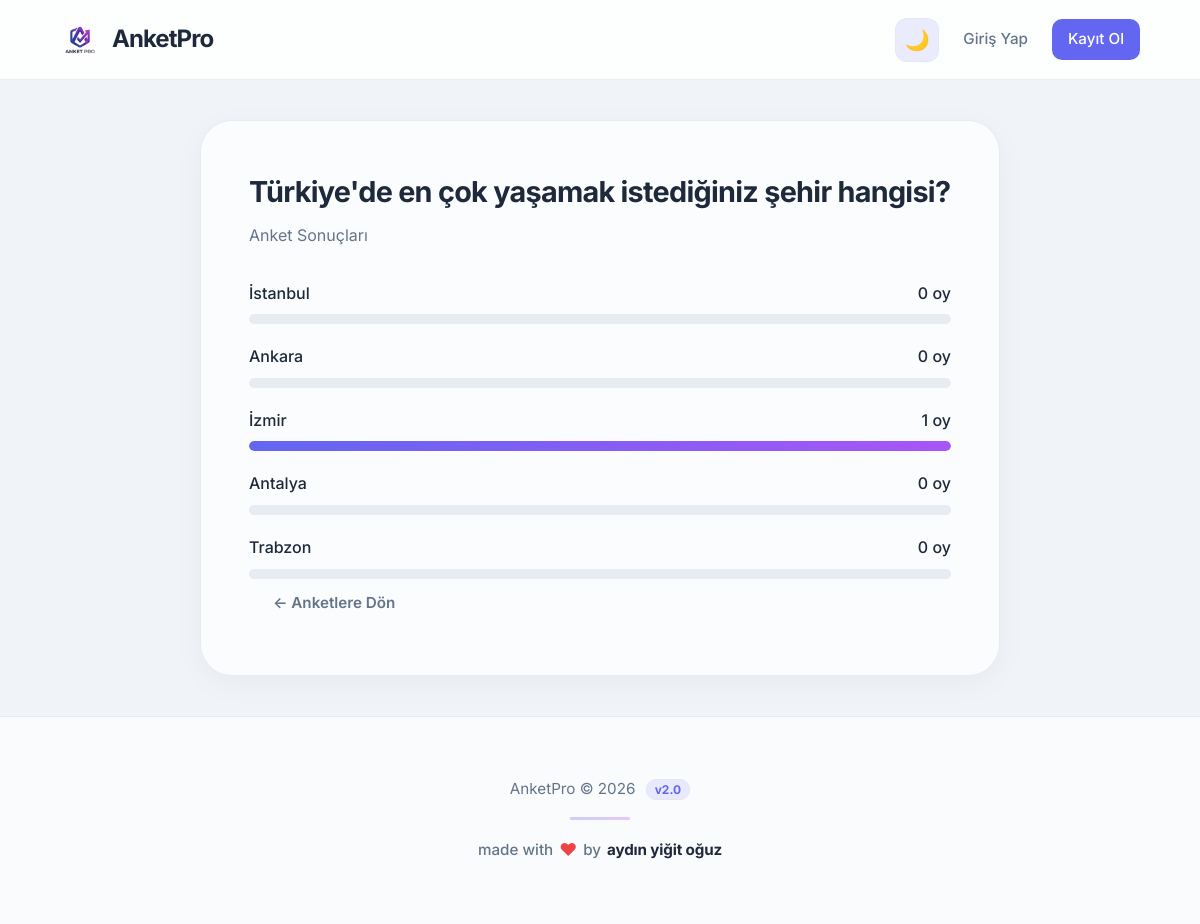
Page /polls/1/results/ on the committed database.
### polls/models.py (models this page shows, shortened)
class Question(models.Model):
    question_text = models.CharField(max_length=200)
    pub_date = models.DateTimeField("date published")

class Choice(models.Model):
    question = models.ForeignKey(Question, on_delete=models.CASCADE)
    choice_text = models.CharField(max_length=200)
    votes = models.IntegerField(default=0)

### polls/views.py (the view)
# urls.py: path("<int:pk>/results/", views.ResultsView.as_view(), name="results"),
class ResultsView(generic.DetailView):
    model = Question
    template_name = "polls/results.html"

### polls/context_processors.py (called while the page is built)
def theme_context(request):
    theme = 'beyaz'
    if request.user.is_authenticated:
        profile = getattr(request.user, 'profile', None)
        if profile:
            theme = profile.theme
    return {'current_theme': theme}

### polls/templatetags/polls_extras.py (called while the page is built)
@register.filter
def vote_percent(votes, question):
    total = sum(c.votes for c in question.choice_set.all())
    if total == 0:
        return 0
    return round((votes / total) * 100)

### polls/templates/polls/results.html (shortened to what this page needs)
{% extends "base.html" %}
{% block content %}
<div class="card card--wide fade-in">
    <h2 class="card__title">{{ question.question_text }}</h2>
    <p class="card__subtitle">Anket Sonuçları</p>
    {% load polls_extras %}
    <div class="results">
        {% for choice in question.choice_set.all %}
            <div class="result-bar">
                <div class="result-bar__header">
                    <span class="result-bar__label">{{ choice.choice_text }}</span>
                    <span class="result-bar__count">{{ choice.votes }} oy</span>
                </div>
                <div class="result-bar__track">
                    <div class="result-bar__fill" style="width: {{ choice.votes|vote_percent:question }}%"></div>
                </div>
            </div>
        {% endfor %}
    </div>
    <div class="card__actions">
        <a href="{% url 'polls:index' %}" class="btn btn--ghost">← Anketlere Dön</a>
    </div>
</div>
{% endblock %}

### polls/static/polls/style.css (style rules this page uses)
:root { --radius-sm: 12px; --radius-md: 20px; --radius-lg: 32px; --radius-full: 9999px; --container-max: 1200px; --nav-height: 80px; --transition: cubic-bezier(0.4, 0, 0.2, 1); --bg-color: #f0f4f8; --card-bg: rgba(255, 255, 255, 0.7); --nav-bg: rgba(255, 255, 255, 0.85); --text-color: #1e293b; --text-muted: #64748b; --primary-color: #6366f1; --primary-glow: rgba(99, 102, 241, 0.12); --accent-color: #a855f7; --border-color: rgba(226, 232, 240, 0.8); --input-bg: #ffffff; --shadow-soft: 0 8px 30px rgba(0, 0, 0, 0.04); --shadow-md: 0 20px 40px -10px rgba(0, 0, 0, 0.07); --glass-blur: 16px; }
* { box-sizing: border-box; margin: 0; padding: 0; -webkit-font-smoothing: antialiased; }
body { font-family: 'Inter', -apple-system, sans-serif; background-color: var(--bg-color); color: var(--text-color); line-height: 1.6; transition: background-color 0.4s var(--transition), color 0.4s var(--transition); min-height: 100vh; display: flex; flex-direction: column; }
.card { background: var(--card-bg); backdrop-filter: blur(var(--glass-blur)); -webkit-backdrop-filter: blur(var(--glass-blur)); border: 1px solid var(--border-color); border-radius: var(--radius-lg); padding: 48px; box-shadow: var(--shadow-soft); margin: 0 auto; }
.card--wide { max-width: 800px; }
.card__title { font-size: 1.8rem; font-weight: 700; margin-bottom: 8px; letter-spacing: -0.025em; }
.card__subtitle { color: var(--text-muted); margin-bottom: 32px; }
.btn { display: inline-flex; align-items: center; justify-content: center; padding: 12px 24px; border-radius: 12px; font-weight: 600; font-size: 0.95rem; cursor: pointer; transition: all 0.2s var(--transition); border: none; text-decoration: none; gap: 8px; }
.btn--ghost { background: transparent; color: var(--text-muted); }
.results { display: flex; flex-direction: column; gap: 20px; }
.result-bar { width: 100%; }
.result-bar__header { display: flex; justify-content: space-between; margin-bottom: 8px; font-weight: 500; }
.result-bar__track { height: 10px; background: var(--border-color); border-radius: 5px; overflow: hidden; }
.result-bar__fill { height: 100%; background: linear-gradient(90deg, var(--primary-color), var(--accent-color)); border-radius: 5px; animation: slideIn 1s var(--transition); }
.fade-in { animation: fadeIn 0.4s var(--transition); }

### rows in the picture
Question: question_text "Türkiye'de en çok yaşamak istediğiniz şehir hangisi?"
Choice: choice_text "İstanbul", votes "0"
Choice: choice_text "Ankara", votes "0"
Choice: choice_text "İzmir", votes "1"
Choice: choice_text "Antalya", votes "0"
Choice: choice_text "Trabzon", votes "0"
